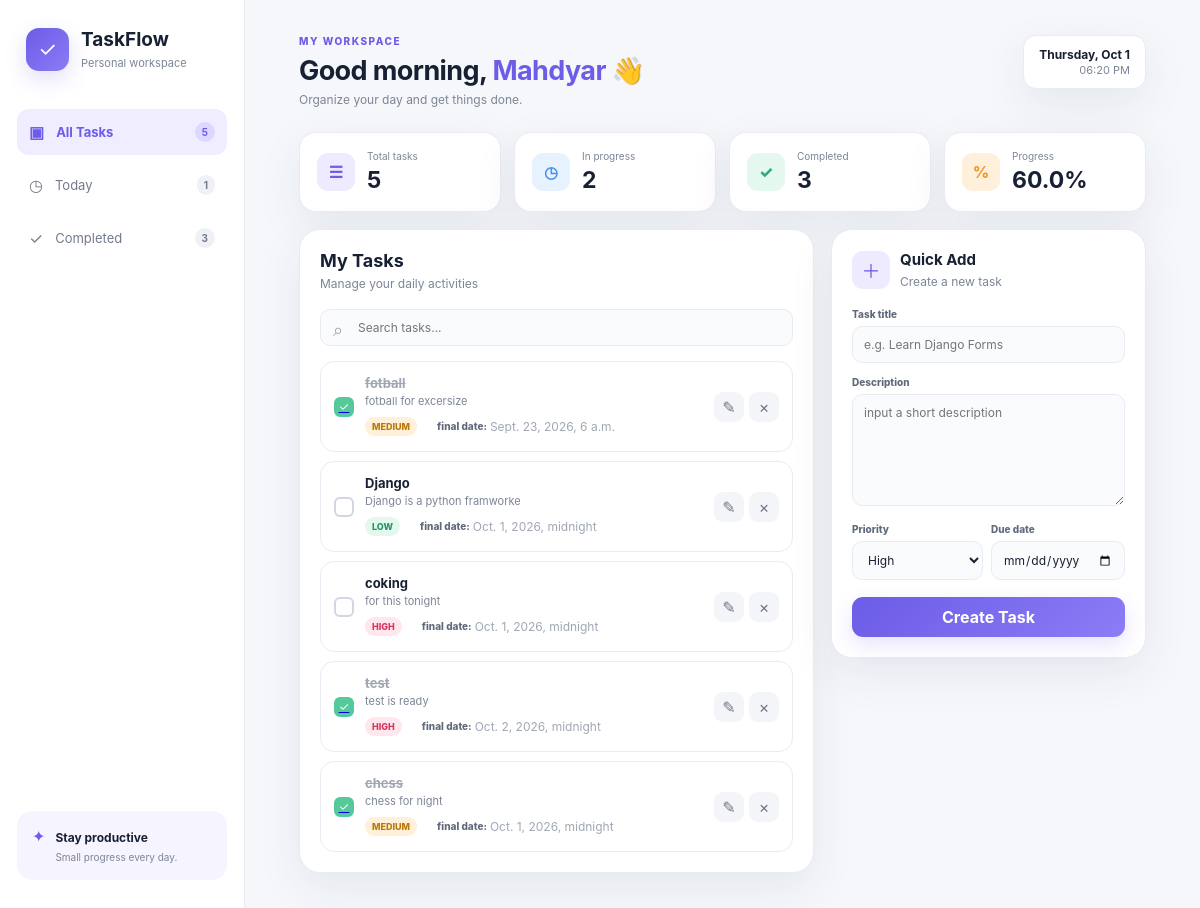
The app's page /, older data.
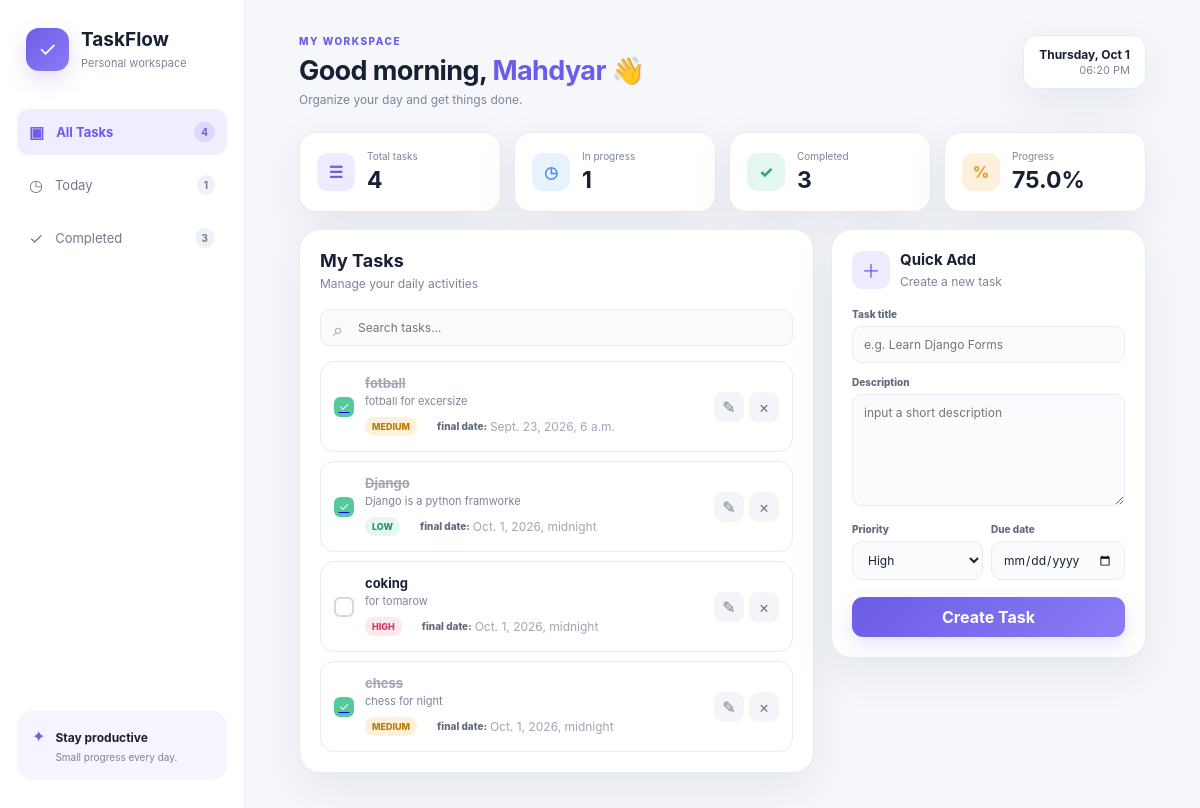
The same page, newer data.
### task/models.py (models this page shows, shortened)
class Task(models.Model):
    title = models.CharField(max_length=100)
    description = models.TextField()
    start_date = models.DateTimeField(default=timezone.now)
    due_date = models.DateTimeField()
    high = 1
    medium = 2
    low = 3
    priority_status  = (
        (high, 'High'),
        (medium, 'Medium'),
        (low, 'Low')
    )
    priority = models.IntegerField(choices=priority_status, default=high)
    completed = 1
    in_progress = 2
    status_choices = (
        (in_progress, 'In progress'),
        (completed, 'Completed')
    )
    state = models.IntegerField(choices=status_choices, default=in_progress)

### task/views.py (the view)
# urls.py: path('',views.indexView,name='index'),
def indexView(request):
    tasks = Task.objects.all()
    completed = Task.objects.filter(state=1)
    in_progress = Task.objects.filter(state=2)
    today = timezone.localdate()
    todays = Task.objects.filter(start_date__date=today)
    total_tasks = tasks.count()
    completed_tasks = completed.count()
    if total_tasks > 0:
        progress = round(completed_tasks / total_tasks * 100, 2)
    else:
        progress = 0
    if request.method == "POST":
        input_form = TaskForm(request.POST)
        if input_form.is_valid():
            input_form.save()
            return redirect('index')
    else:
        input_form = TaskForm()
    context = {
        'tasks': tasks,
        'completed': completed,
        'in_progress': in_progress,
        'todays': todays,
        'progress': progress,
        'input_form': input_form,
    }
    return render(request, 'task/index.html', context)

### task/forms.py
class TaskForm(forms.ModelForm):
    class Meta:
        model = Task
        fields = ('title', 'description','priority','due_date')
        widgets = {
            'title': forms.TextInput(attrs={'placeholder':'e.g. Learn Django Forms',}),
            'description': forms.Textarea(attrs={'placeholder':'input a short description ','rows':6}),
            'due_date': forms.DateInput(attrs={'type':'date'}),
        }

### task/templates/task/index.html (shortened to what the changed rows need)
{% load static %}
<!doctype html>
<html lang="en">
  <head>
    <link rel="stylesheet" href="{% static 'style/style.css' %}" />
  </head>
  <body>
    <div class="app-shell">
      <aside class="sidebar">
        <div class="brand">
          <div>
            <h2>TaskFlow</h2>
          </div>
        </div>
        <nav>
          <a class="nav-item active" href="#">
            <span>▣</span> All Tasks
            <b id="sideAll">{{ tasks.count }}</b>
          </a>
        </nav>
      </aside>
      <main class="main">
        <header class="topbar">
          <div>
            <h1>Good morning, <span>Mahdyar</span> 👋</h1>
          </div>
        </header>
        <section class="stats">
          <div class="stat-card purple">
            <div>
              <span>Total tasks</span
              ><strong id="totalCount">{{ tasks.count }}</strong>
            </div>
          </div>
          <div class="stat-card blue">
            <div>
              <span>In progress</span
              ><strong id="pendingCount">{{ in_progress.count }}</strong>
            </div>
          </div>
          <div class="stat-card orange">
            <div>
              <span>Progress</span
              ><strong id="progressCount">{{ progress }}%</strong>
            </div>
          </div>
        </section>
        <section class="content-grid">
          <div class="tasks-card">
            <div class="section-head">
              <div>
                <h2>My Tasks</h2>
              </div>
            </div>
            <div class="task-list" id="taskList">
              {% for task in tasks %}
              <article
                class="task {% if task.state == 1%} completed {% endif %}"
              >
                <a href="/toggle/{{ task.id }}">
                  <button
                    class="check {% if task.state == 1%} done {% endif %}"
                    aria-label="Complete task"
                  ></button>
                </a>
                <div class="task-info">
                  <div class="task-title task-ha">{{ task.title}}</div>
                  <div class="task-desc">{{ task.description}}</div>
                  <div class="meta">
                    <span
                      class="badge {% if task.priority == 1 %} high {% elif task.priority == 2 %} medium {% elif task.priority == 3 %} low {% endif %}"
                      >{{ task.get_priority_display }}</span
                    >
                    <div class="due_date">
                      <label>final date:</label> {{ task.due_date }}
                    </div>
                  </div>
                </div>
                <div class="actions">
                  <a href="/edit/{{ task.id }}">
                    <button class="action" title="Edit" type="submit">✎</button>
                  </a>
                  <a href="/delete/{{ task.id }}">
                    <button class="action delete" title="Delete">×</button>
                  </a>
                </div>
              </article>
              {% endfor %}
            </div>
          </div>
        </section>
      </main>
    </div>
  </body>
</html>

Row changes from the older to the newer data that the page shows:
removed Task: state 1 (drawn), title "test", description "test is ready", priority "HIGH", due_date "Oct. 2, 2026, midnight"
changed Task "Django": state 2 → 1 (drawn)
changed Task "coking": description "for this tonight" → "for tomarow"
Text that changed along with them:
{{ tasks.count }}: "5" → "4"
{{ in_progress.count }}: "2" → "1"
{{ progress }}: "60.0" → "75.0"
